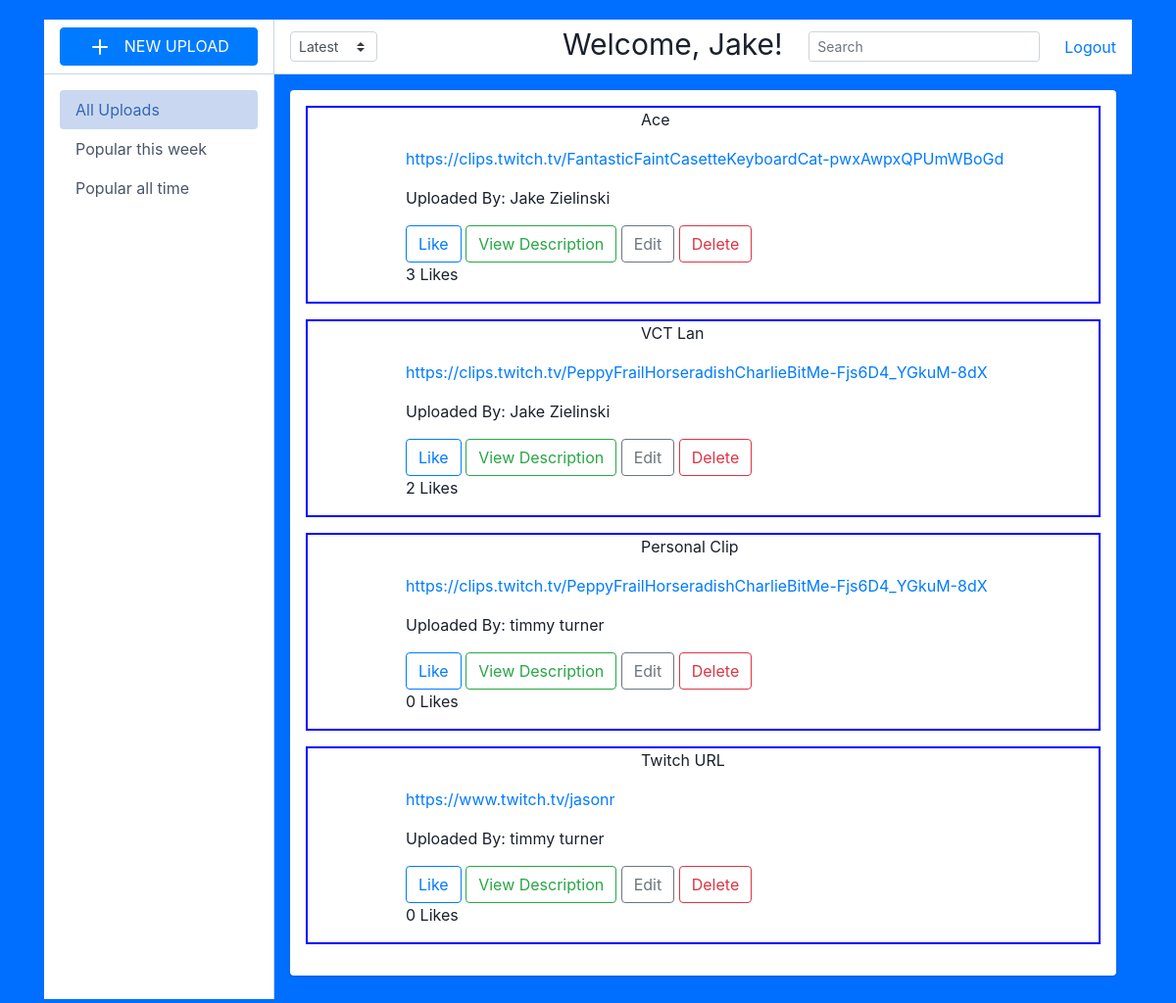
The app's page /main (signed in), older data.
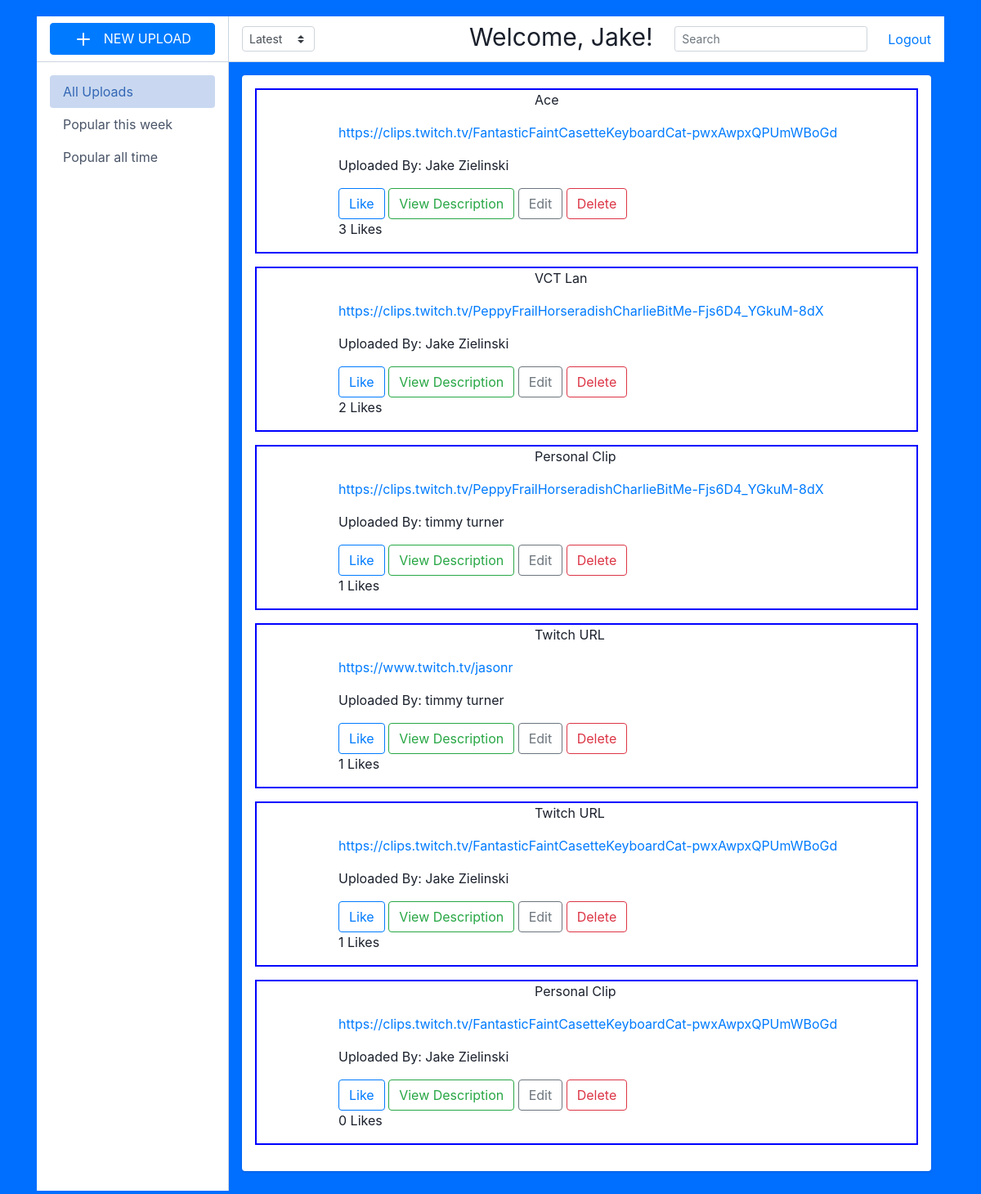
The same page, newer data.
### solo_app/models.py (models this page shows)
class User(models.Model):
    first_name = models.CharField(max_length=55)
    last_name = models.CharField(max_length=55)
    email = models.EmailField(unique=True)
    password = models.CharField(max_length=255)
    objects = UserManager()

class Post(models.Model):
    message = models.URLField(max_length=200)
    title = models.CharField(max_length=255)
    description = models.CharField(max_length=255)
    poster = models.ForeignKey(User, related_name='user_messages', on_delete=models.CASCADE)
    user_likes = models.ManyToManyField(User, related_name='liked_posts')
    created_at = models.DateTimeField(auto_now_add=True)
    updated_at = models.DateTimeField(auto_now=True)
    objects = PostManager()

### solo_app/views.py (the view)
# urls.py: path('main', views.main_page),
def main_page(request):
    if 'user_id' not in request.session:
        return redirect('/')
    user = User.objects.get(id=request.session['user_id'])
    context = {
        'user': user,
        'posts': Post.objects.all()
    }
    return render(request, 'main.html', context)

### solo_app/templates/main.html (shortened to what this page needs)
<!DOCTYPE html>
<html lang="en">
<head>
    <!-- {% load static %}
    <link rel="stylesheet" href="{% static 'css/style.css' %}"> -->
    <link href="https://cdn.jsdelivr.net/npm/bootstrap@4.4.1/dist/css/bootstrap.min.css" rel="stylesheet">
</head>
<body>
    <link rel="stylesheet" href="https://cdnjs.cloudflare.com/ajax/libs/font-awesome/5.12.0-2/css/all.min.css"
 />
    <div class="container">
        <div class="main-body p-0">
            <div class="inner-wrapper">
                <div class="inner-sidebar">
                    <div class="inner-sidebar-header justify-content-center">
                        <button class="btn btn-primary has-icon btn-block" type="button" data-toggle="modal"
                            data-target="#threadModal">
                            <svg xmlns="http://www.w3.org/2000/svg" width="24" height="24" viewBox="0 0 24 24"
                                fill="none" stroke="currentColor" stroke-width="2" stroke-linecap="round"
                                stroke-linejoin="round" class="feather feather-plus mr-2">
                                <line x1="12" y1="5" x2="12" y2="19"></line>
                                <line x1="5" y1="12" x2="19" y2="12"></line>
                            </svg>
                            NEW UPLOAD
                        </button>
                    </div>
                    <div class="inner-sidebar-body p-0">
                        <div class="p-3 h-100" data-simplebar="init">
                            <div class="simplebar-wrapper" style="margin: -16px;">
                                <div class="simplebar-mask">
                                    <div class="simplebar-offset" style="right: 0px; bottom: 0px;">
                                        <div class="simplebar-content-wrapper"
                                            style="height: 100%; overflow: hidden scroll;">
                                            <div class="simplebar-content" style="padding: 16px;">
                                                <nav class="nav nav-pills nav-gap-y-1 flex-column">
                                                    <a href="javascript:void(0)"
                                                        class="nav-link nav-link-faded has-icon active">All Uploads</a>
                                                    <a href="javascript:void(0)"
                                                        class="nav-link nav-link-faded has-icon">Popular this week</a>
                                                    <a href="javascript:void(0)"
                                                        class="nav-link nav-link-faded has-icon">Popular all time</a>
                                                </nav>
                                            </div>
                                        </div>
                                    </div>
                                </div>
                                <div class="simplebar-placeholder" style="width: 234px; height: 292px;"></div>
                            </div>
                            <div class="simplebar-track simplebar-vertical" style="visibility: visible;">
                                <div class="simplebar-scrollbar"
                                    style="height: 151px; display: block; transform: translate3d(0px, 0px, 0px);"></div>
                            </div>
                        </div>
                    </div>
                </div>
                <div class="inner-main">
                    <div class="inner-main-header">
                        <select class="custom-select custom-select-sm w-auto mr-1">
                            <option selected="">Latest</option>
                        </select>
                        <p style="
                            font-size: 30px;
                            padding-left: 185px;
                            margin-bottom: 4px;
                        ">Welcome, {{ user.first_name }}!</p>
                        <span class="input-icon input-icon-sm ml-auto w-auto">
                            <input type="text"
                                class="form-control form-control-sm bg-gray-200 border-gray-200 shadow-none mb-4 mt-4"
                                placeholder="Search" />
                        </span>
                        <a href="/logout" style="
                            padding-left: 25px;
                        ">Logout</a>
                    </div>
                    <div class="inner-main-body p-2 p-sm-3 collapse forum-content show">
                        <div class="card mb-2">
                            <div class="card-body p-2 p-sm-3">
                                <div class="media forum-item">
                                    <div class="media-body">
                                        {% for post in posts %}
                                        <ul style="
                                            border: 2px solid blue;
                                            padding-left: 100px;
                                        ">
                                            <p style="
                                                padding-left: 240px;
                                            ">{{post.title}}</p>
                                            <p><a href="{{post.message}}">{{post.message}}</a></p>
                                            <p>Uploaded By: {{post.poster.first_name}} {{post.poster.last_name}}</p>
                                            <a href="/like/{{post.id}}" role="button"
                                                class="btn btn-outline-primary">Like</a>
                                            <a href="/main/{{post.id}}" role="button"
                                                class="btn btn-outline-success">View Description</a>
                                            <a href="/main/{{post.id}}/edit" role="button"
                                                class="btn btn-outline-secondary">Edit</a>
                                            <a href="/main/{{post.id}}/delete" role="button"
                                                class="btn btn-outline-danger">Delete</a>
                                            <p>{{post.user_likes.count}} Likes</p>
                                        </ul>
                                        {% endfor %}
                                    </div>
                                </div>
                            </div>
                        </div>
                    </div>
                </div>
            </div>
        </div>
</body>
</html>

### solo_app/templates/main.html (style rules this page uses)
body { margin-top: 20px; color: #1a202c; text-align: left; background-color: #006eff; }
.inner-wrapper { position: relative; height: calc(100vh - 3.5rem); transition: transform 0.3s; }
.inner-main, .inner-sidebar { position: absolute; top: 0; bottom: 0; display: flex; flex-direction: column; }
.inner-sidebar { left: 0; width: 235px; border-right: 1px solid #cbd5e0; background-color: #fff; z-index: 1; }
.inner-main { right: 0; left: 235px; }
.inner-main-footer, .inner-main-header, .inner-sidebar-footer, .inner-sidebar-header { height: 3.5rem; border-bottom: 1px solid #cbd5e0; display: flex; align-items: center; padding: 0 1rem; flex-shrink: 0; }
.inner-main-body, .inner-sidebar-body { padding: 1rem; overflow-y: auto; position: relative; flex: 1 1 auto; }
.inner-main-footer, .inner-main-header { background-color: #fff; }
.nav .show>.nav-link.nav-link-faded, .nav-link.nav-link-faded.active, .nav-link.nav-link-faded:active, .nav-pills .nav-link.nav-link-faded.active, .navbar-nav .show>.nav-link.nav-link-faded { color: #3367b5; background-color: #c9d8f0; }
.nav-pills .nav-link.active, .nav-pills .show>.nav-link { color: #fff; background-color: #467bcb; }
.nav-link.has-icon { display: flex; align-items: center; }
.nav-link.active { color: #467bcb; }
.nav-pills .nav-link { border-radius: .25rem; }
.nav-link { color: #4a5568; }
.card { box-shadow: 0 1px 3px 0 rgba(0, 0, 0, .1), 0 1px 2px 0 rgba(0, 0, 0, .06); }
.card { position: relative; display: flex; flex-direction: column; min-width: 0; word-wrap: break-word; background-color: #fff; background-clip: border-box; border: 0 solid rgba(0, 0, 0, .125); border-radius: .25rem; }
.card-body { flex: 1 1 auto; min-height: 1px; padding: 1rem; }

Row changes from the older to the newer data that the page shows:
computed for Post (number 3 of 6 on the later page): user_likes.count "0" → "1"
computed for Post "https://www.twitch.tv/jasonr": user_likes.count "0" → "1"
added Post: title "Twitch URL", message "https://clips.twitch.tv/FantasticFaintCasetteKeyboardCat-pwxAwpxQPUmWBoGd", poster.first_name "Jake", poster.last_name "Zielinski", user_likes.count "1"
added Post: title "Personal Clip", message "https://clips.twitch.tv/FantasticFaintCasetteKeyboardCat-pwxAwpxQPUmWBoGd", poster.first_name "Jake", poster.last_name "Zielinski", user_likes.count "0"
